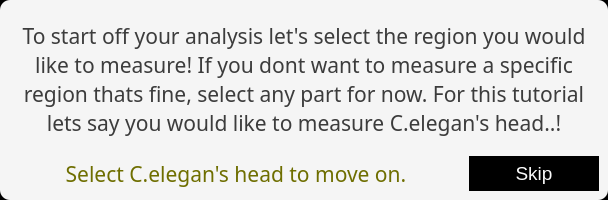
<?xml version="1.0" encoding="UTF-8"?>
<ui version="4.0">
 <class>Form</class>
 <widget class="QWidget" name="Form">
  <property name="geometry">
   <rect>
    <x>0</x>
    <y>0</y>
    <width>608</width>
    <height>174</height>
   </rect>
  </property>
  <property name="windowTitle">
   <string>Form</string>
  </property>
  <property name="styleSheet">
   <string notr="true">QWidget{
background-color:rgba(0,0,0,255);}</string>
  </property>
  <layout class="QGridLayout" name="gridLayout">
   <property name="leftMargin">
    <number>0</number>
   </property>
   <property name="topMargin">
    <number>0</number>
   </property>
   <property name="rightMargin">
    <number>0</number>
   </property>
   <property name="bottomMargin">
    <number>0</number>
   </property>
   <property name="spacing">
    <number>0</number>
   </property>
   <item row="0" column="0">
    <widget class="QFrame" name="frame">
     <property name="styleSheet">
      <string notr="true">QFrame{
background-color:rgba(245,245,245);
border-radius:10px;
}</string>
     </property>
     <property name="frameShape">
      <enum>QFrame::StyledPanel</enum>
     </property>
     <property name="frameShadow">
      <enum>QFrame::Raised</enum>
     </property>
     <layout class="QGridLayout" name="gridLayout_2">
      <item row="1" column="1">
       <widget class="QPushButton" name="CreateNewVButton">
        <property name="sizePolicy">
         <sizepolicy hsizetype="Minimum" vsizetype="Minimum">
          <horstretch>0</horstretch>
          <verstretch>0</verstretch>
         </sizepolicy>
        </property>
        <property name="minimumSize">
         <size>
          <width>130</width>
          <height>35</height>
         </size>
        </property>
        <property name="maximumSize">
         <size>
          <width>130</width>
          <height>35</height>
         </size>
        </property>
        <property name="cursor">
         <cursorShape>PointingHandCursor</cursorShape>
        </property>
        <property name="layoutDirection">
         <enum>Qt::LeftToRight</enum>
        </property>
        <property name="styleSheet">
         <string notr="true">QPushButton{
	border-image: url(&quot;data/icons/icons_aa_tool/procced_nm_normal.png&quot;) 0 0 0 0 stretch stretch;

	font-family:&quot;Lato&quot;;
	font-size: 19px;
	border: 1px solid;
	color: rgba(250, 250, 250,255);
	border:0px solid;


}


QPushButton:hover{
	border-image: url(&quot;data/icons/icons_aa_tool/procced_nm_hover.png&quot;) 0 0 0 0 stretch stretch;

}</string>
        </property>
        <property name="text">
         <string>Skip</string>
        </property>
       </widget>
      </item>
      <item row="0" column="0" colspan="2">
       <widget class="QLabel" name="pg1_settings_contras_label">
        <property name="sizePolicy">
         <sizepolicy hsizetype="Minimum" vsizetype="Minimum">
          <horstretch>0</horstretch>
          <verstretch>0</verstretch>
         </sizepolicy>
        </property>
        <property name="minimumSize">
         <size>
          <width>0</width>
          <height>0</height>
         </size>
        </property>
        <property name="maximumSize">
         <size>
          <width>600</width>
          <height>1000</height>
         </size>
        </property>
        <property name="font">
         <font>
          <family>Lato-light</family>
          <pointsize>-1</pointsize>
         </font>
        </property>
        <property name="styleSheet">
         <string notr="true">QLabel{
	font-family:&quot;Lato-light&quot;;
	font-size: 21px;
	border: 1px solid;
	color: rgba(60, 60, 60,255);
	border:0px solid;
}
</string>
        </property>
        <property name="text">
         <string>To start off your analysis let's select the region you would like to measure! If you dont want to measure a specific region thats fine, select any part for now. For this tutorial lets say you would like to measure C.elegan's head..!</string>
        </property>
        <property name="scaledContents">
         <bool>false</bool>
        </property>
        <property name="alignment">
         <set>Qt::AlignCenter</set>
        </property>
        <property name="wordWrap">
         <bool>true</bool>
        </property>
       </widget>
      </item>
      <item row="1" column="0">
       <widget class="QLabel" name="pg1_settings_contras_label_2">
        <property name="sizePolicy">
         <sizepolicy hsizetype="Minimum" vsizetype="Minimum">
          <horstretch>0</horstretch>
          <verstretch>0</verstretch>
         </sizepolicy>
        </property>
        <property name="minimumSize">
         <size>
          <width>0</width>
          <height>0</height>
         </size>
        </property>
        <property name="maximumSize">
         <size>
          <width>600</width>
          <height>1000</height>
         </size>
        </property>
        <property name="font">
         <font>
          <family>Lato-light</family>
          <pointsize>-1</pointsize>
         </font>
        </property>
        <property name="styleSheet">
         <string notr="true">QLabel{
	font-family:&quot;Lato-light&quot;;
	font-size: 21px;
	border: 1px solid;
	color: rgba(110,110, 0,255);
	border:0px solid;
}
</string>
        </property>
        <property name="text">
         <string>Select C.elegan's head to move on.</string>
        </property>
        <property name="scaledContents">
         <bool>false</bool>
        </property>
        <property name="alignment">
         <set>Qt::AlignCenter</set>
        </property>
        <property name="wordWrap">
         <bool>true</bool>
        </property>
       </widget>
      </item>
     </layout>
    </widget>
   </item>
  </layout>
 </widget>
 <resources/>
 <connections/>
</ui>
